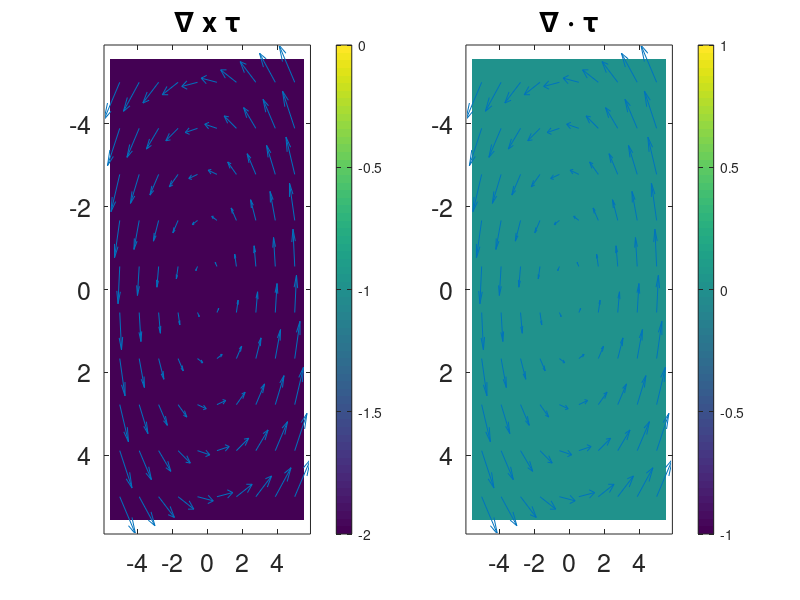

MATLAB code to generate this figure:
clear;clc;close all

x = linspace(-5,5,10);

[X,Y] = meshgrid(x,x);

U = Y;
V = -X;



[cz,cav] = curl(X,Y,U,V);

subplot(1,2,1);

imagesc(x,x,cz); colorbar
hold on
q = quiver(X,Y,U,V);
title('\nabla x \tau')
set(gca,'fontsize',18)

[d] = divergence(X,Y,U,V);

subplot(1,2,2);
imagesc(x,x,d); colorbar
hold on
q = quiver(X,Y,U,V);
title('\nabla \cdot \tau')
set(gca,'fontsize',18)




